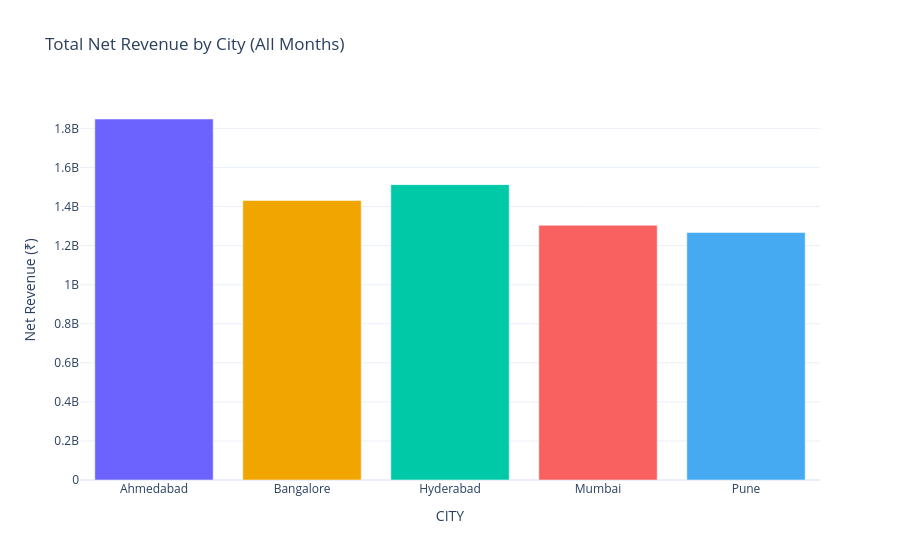

The cell this chart's notebook holds for it:
### Code cell
fig = px.bar(
    df.groupby("CITY")["NET_REVENUE"].sum().reset_index(),
    x="CITY", y="NET_REVENUE", color="CITY",
    title="Total Net Revenue by City (All Months)",
    color_discrete_sequence=["#6c63ff","#f0a500","#00c9a7","#f96060","#45aaf2"],
    template="plotly_white"
)
fig.update_layout(showlegend=False, yaxis_title="Net Revenue (₹)")
fig

### Figure 1 — Plotly figure (JSON) as saved in the notebook; plotly's stock layout.template omitted (floating-point values rounded to 4 significant figures)
{"data": [{"hovertemplate": "CITY=%{x}<br>NET_REVENUE=%{y}<extra></extra>", "legendgroup": "Ahmedabad", "marker": {"color": "#6c63ff", "pattern": {"shape": ""}}, "name": "Ahmedabad", "orientation": "v", "showlegend": true, "textposition": "auto", "type": "bar", "x": ["Ahmedabad"], "xaxis": "x", "y": [1848000000.0], "yaxis": "y"}, {"hovertemplate": "CITY=%{x}<br>NET_REVENUE=%{y}<extra></extra>", "legendgroup": "Bangalore", "marker": {"color": "#f0a500", "pattern": {"shape": ""}}, "name": "Bangalore", "orientation": "v", "showlegend": true, "textposition": "auto", "type": "bar", "x": ["Bangalore"], "xaxis": "x", "y": [1431000000.0], "yaxis": "y"}, {"hovertemplate": "CITY=%{x}<br>NET_REVENUE=%{y}<extra></extra>", "legendgroup": "Hyderabad", "marker": {"color": "#00c9a7", "pattern": {"shape": ""}}, "name": "Hyderabad", "orientation": "v", "showlegend": true, "textposition": "auto", "type": "bar", "x": ["Hyderabad"], "xaxis": "x", "y": [1512000000.0], "yaxis": "y"}, {"hovertemplate": "CITY=%{x}<br>NET_REVENUE=%{y}<extra></extra>", "legendgroup": "Mumbai", "marker": {"color": "#f96060", "pattern": {"shape": ""}}, "name": "Mumbai", "orientation": "v", "showlegend": true, "textposition": "auto", "type": "bar", "x": ["Mumbai"], "xaxis": "x", "y": [1304000000.0], "yaxis": "y"}, {"hovertemplate": "CITY=%{x}<br>NET_REVENUE=%{y}<extra></extra>", "legendgroup": "Pune", "marker": {"color": "#45aaf2", "pattern": {"shape": ""}}, "name": "Pune", "orientation": "v", "showlegend": true, "textposition": "auto", "type": "bar", "x": ["Pune"], "xaxis": "x", "y": [1267000000.0], "yaxis": "y"}], "layout": {"barmode": "relative", "legend": {"title": {"text": "CITY"}, "tracegroupgap": 0}, "showlegend": false, "title": {"text": "Total Net Revenue by City (All Months)"}, "xaxis": {"anchor": "y", "categoryarray": ["Ahmedabad", "Bangalore", "Hyderabad", "Mumbai", "Pune"], "categoryorder": "array", "domain": [0, 1], "title": {"text": "CITY"}}, "yaxis": {"anchor": "x", "domain": [0, 1], "title": {"text": "Net Revenue (₹)"}}}}
